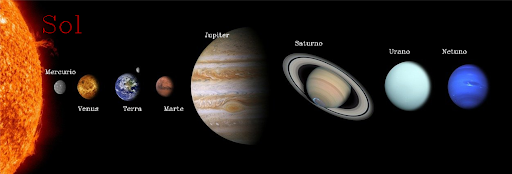
#> input picture Sistema_Solar.png, 512 x 174 px
$ python sistemaSolar.py
#> lines starting #> are read from the running program, lines starting #| are printed output that depends on the picture; after the words box and inside, x2 and y2 are one past the last pixel; in counts of white or black regions, pixels touching at a corner belong together
import cv2

img = cv2.imread("Sistema_Solar.png")
#> img is the input picture: shape (174, 512, 3); mean B, G, R 22.1, 27.5, 38.7
cv2.putText(img,
            "o coisa boa",
            (100, 150),
            cv2.FONT_HERSHEY_COMPLEX,
            0.3,
            (255, 255, 255)
            )
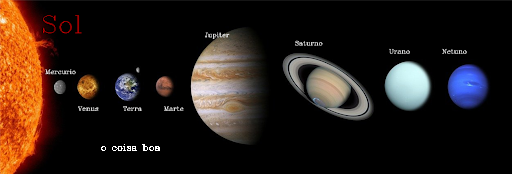
#> img: shape (174, 512, 3); 0.16% of pixels changed, all inside (x1, y1, x2, y2) = (101, 144, 160, 151)

cv2.imshow("resultado", img)
cv2.waitKey(0)
